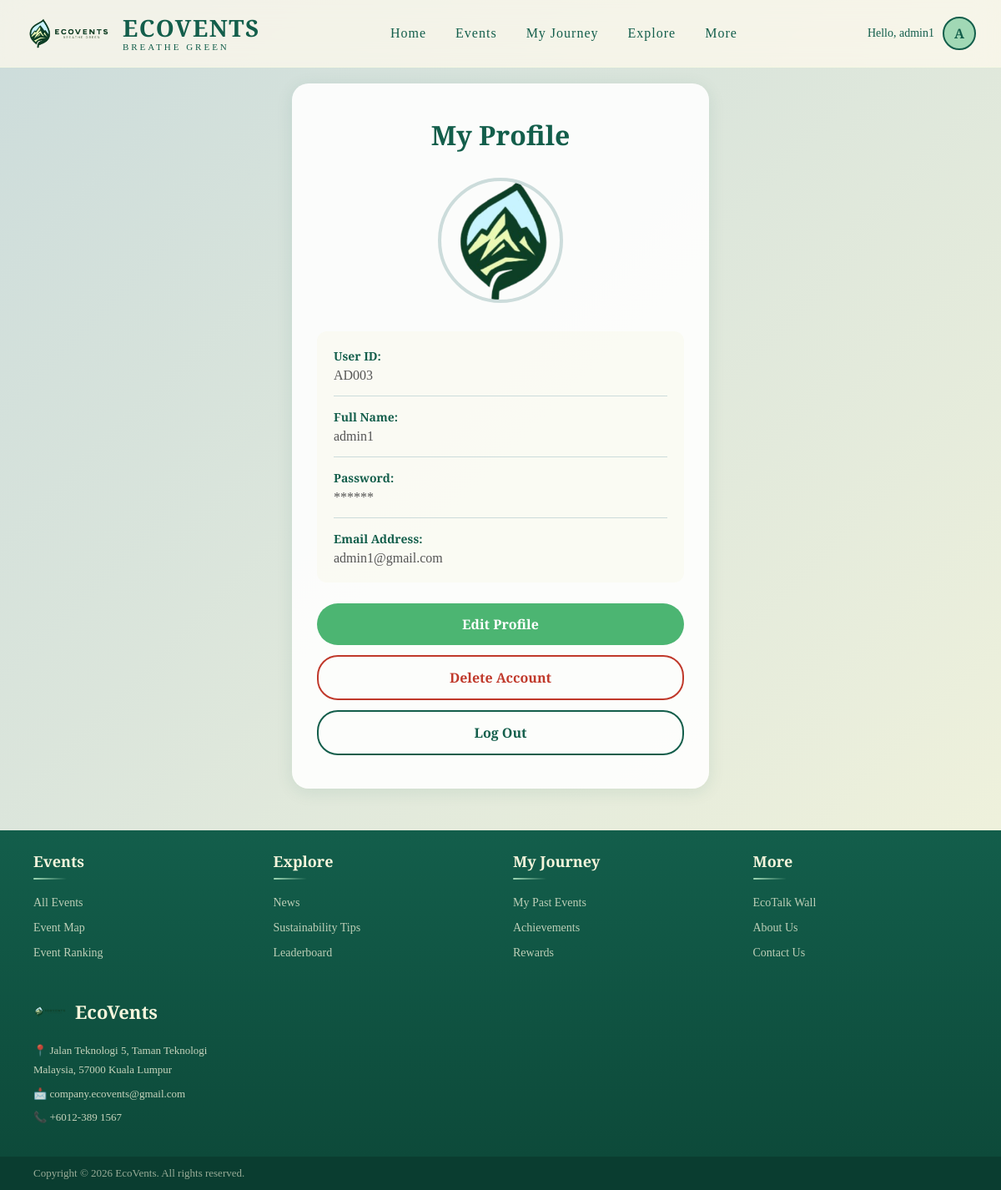
The app's page /participantPage/profile.php (signed in) with its own data.
### tables this page shows
CREATE TABLE `organizer_user` (
  `user_id` int(11) NOT NULL,
  `password` varchar(255) NOT NULL,
  `name` varchar(255) NOT NULL,
  `email` varchar(255) NOT NULL,
  `role` varchar(255) NOT NULL,
  `google_id` varchar(255) DEFAULT NULL,
  `profile_image` int(11) DEFAULT NULL,
  `event_id` int(11) DEFAULT NULL,
  `event_name` varchar(255) DEFAULT NULL,
  `acc_status` varchar(255) NOT NULL,
  `points` int(11) NOT NULL
);

### participantPage/profile.php (the view, shortened to what this page needs)
<?php
include "../guestPage/connect.php";
$user_id = $_SESSION['user_id'];
$sql = "SELECT * FROM organizer_user WHERE user_id = $user_id";
$result = mysqli_query($dbConn, $sql);
if(mysqli_num_rows($result) > 0){
    $user = mysqli_fetch_assoc($result);
    $name = $user['name'];
    $password = $user['password'];
    $email = $user['email'];
    $profile_image = $user['profile_image'];
    $display_id = $_SESSION['display_id'];
} else {
    $name = "User";
    $password = "";
    $email = "";
    $profile_image = "../imagessssss/LOGO.png";
    $display_id = "";
}
$masked_password = str_repeat('*', strlen($password));
?>
<!DOCTYPE html>
<html lang="en">
<head>
    <link rel="stylesheet" href="homep.css">
</head>
<body>
<?php include 'particNavigation.php';?>
    <div class="profile-container">
        <h1>My Profile</h1>
        <div class="profile-image-container">
            <img src="../uploads/LOGO.png" alt="Profile Image" class="profile-image">
        </div>
        <div class="profile-info">
            <div class="info-row">
                <div class="info-label">User ID:</div>
                <div class="info-value"><?php echo $display_id; ?></div>
            </div>
            <div class="info-row">
                <div class="info-label">Full Name:</div>
                <div class="info-value"><?php echo $name; ?></div>
            </div>
            <div class="info-row">
                <div class="info-label">Password:</div>
                <div class="info-value" style="display: flex; align-items: center; gap: 10px;">
                    <span id="password-text"><?php echo $masked_password; ?></span>
                </div>
            </div>
            <div class="info-row">
                <div class="info-label">Email Address:</div>
                <div class="info-value"><?php echo $email; ?></div>
            </div>
        </div>
        <div class="profile-buttons">
            <a href="edit_profile.php">
                <button class="profile-btn btn-edit">Edit Profile</button>
            </a>
            <a href="delete_confirm.php">
                <button class="profile-btn btn-delete">Delete Account</button>
            </a>
            <a href="../guestPage/Logout.php">
                <button class="profile-btn btn-logout">Log Out</button>
            </a>
        </div>
    </div>
<?php include 'particFooter.php';?>
</body>
</html>

### participantPage/particNavigation.php (shortened to what this page needs)
<nav id="navbar">
    <div class="nav-container">
        <a href="homep.php" class="logo-container">
            <img src="../imagessssss/LOGO.png" class="logo-image">
            <div class="logo-text">
                <span class="brand-name">ECOVENTS</span>
                <span class="tagline">BREATHE GREEN</span>
            </div>
        </a>
        <ul class="nav-links">
            <li><a href="homep.php" class="active">Home</a></li>
            <li class="nav-dropdown">
                <a>Events</a>
            </li>
            <li class="nav-dropdown">
                <a>My Journey</a>
            </li>
            <li class="nav-dropdown">
                <a>Explore</a>
            </li>
            <li class="nav-dropdown">
                <a>More</a>
            </li>
        </ul>
        <div class="nav-profile">
            <a href="profile.php" class="profile-link">
                <span class="profile-greeting">Hello, <?php echo $name; ?></span>
                <div class="profile-avatar">
                    <?php if($profile_image && $profile_image != '0'): ?>
                        <img src="<?php echo $profile_image; ?>" alt="Profile">
                    <?php else: ?>
                        <span><?php echo strtoupper(substr($name, 0, 1)); ?></span>
                    <?php endif; ?>
                </div>
            </a>
        </div>
    </div>
</nav>

### participantPage/homep.css (style rules this page uses)
* { margin: 0; padding: 0; box-sizing: border-box; }
a, button { color: inherit; text-decoration: none; }
:root { --primary-green: #135E4B; --secondary-green: #4CB572; --light-green: #A1D8B5; --lightest-green: #CCDCDB; --cream: #F5F5DC; --transition: all 0.6s cubic-bezier(0.22, 1, 0.36, 1); }
body { font-family: 'Playfair Display', serif; background: linear-gradient(135deg, var(--lightest-green), var(--cream)); color: var(--primary-green); overflow-x: hidden; position: relative; min-height: 900px; }
nav { position: fixed; top: 0px; left: 0; width: 100%; background: rgba(255,250,238,0.73); backdrop-filter: blur(14px); border-bottom: 1px solid rgba(244,254,219,0.4); z-index: 1000; }
.nav-container { max-width: 1400px; margin: 0 auto; padding: 0 30px; height: 80px; display: flex; justify-content: space-between; align-items: center; }
.logo-container { display: flex; align-items: center; gap: 12px; text-decoration: none; }
.logo-image { height: 55px; }
.logo-text { display: flex; flex-direction: column; align-items: flex-start; justify-content: center; line-height: 1; }
.logo-text .brand-name { font-size: 28px; font-weight: 800; font-family: 'Playfair Display', serif; color: var(--primary-green); letter-spacing: 1.5px; }
.logo-text .tagline { margin-top: 4px; font-size: 11px; font-weight: 500; font-family: 'Playfair Display', serif; color: var(--primary-green); letter-spacing: 3px; }
.nav-links { display: flex; list-style: none; gap: 35px; align-items: center; }
.nav-links a { text-decoration: none; color: var(--primary-green); font-weight: 500; letter-spacing: 1px; position: relative; cursor: pointer; display: block; padding: 8px 0; }
.nav-dropdown { position:relative; }
.nav-profile { display: flex; align-items: center; }
.profile-link { display: flex; align-items: center; gap: 10px; text-decoration: none; color: var(--primary-green); }
.profile-greeting { font-family: 'Tinos', serif; font-size: 14px; font-weight: 500; }
.profile-avatar { width: 40px; height: 40px; border-radius: 50%; background: var(--light-green); display: flex; align-items: center; justify-content: center; overflow: hidden; border: 2px solid var(--primary-green); }
.profile-avatar span { font-family: 'Playfair Display', serif; font-size: 16px; font-weight: 700; color: var(--primary-green); }
.profile-container { max-width: 500px; margin: 100px auto 50px; padding: 40px 30px; background: rgba(255, 255, 255, 0.9); border-radius: 20px; box-shadow: 0 4px 20px rgba(19, 94, 75, 0.1); }
.profile-container h1 { font-family: 'Playfair Display', serif; font-size: 32px; color: var(--primary-green); text-align: center; margin-bottom: 30px; }
.profile-image-container { text-align: center; margin-bottom: 30px; }
.profile-image { width: 150px; height: 150px; border-radius: 50%; object-fit: cover; border: 4px solid var(--lightest-green); }
.profile-info { background: rgba(245, 245, 220, 0.3); padding: 20px; border-radius: 12px; margin-bottom: 25px; }
.info-row { margin-bottom: 15px; padding-bottom: 15px; border-bottom: 1px solid var(--lightest-green); }
.info-row:last-child { margin-bottom: 0; padding-bottom: 0; border-bottom: none; }
.info-label { font-family: 'Playfair Display', serif; font-size: 14px; font-weight: 600; color: var(--primary-green); margin-bottom: 5px; }
.info-value { font-family: 'Tinos', serif; font-size: 16px; color: #555; }
.profile-buttons { display: flex; flex-direction: column; gap: 12px; margin-top: 25px; }
.profile-btn { width: 100%; padding: 14px 20px; border-radius: 25px; font-family: 'Tinos', serif; font-size: 16px; font-weight: 600; cursor: pointer; border: none; transition: all 0.3s ease; }
.btn-edit { background: var(--secondary-green); color: white; }
.btn-delete { background: transparent; color: #c0392b; border: 2px solid #c0392b; }
.btn-logout { background: transparent; color: var(--primary-green); border: 2px solid var(--primary-green); }

### records on screen
organizer_user: name "admin1", name "A", password "******", email "admin1@gmail.com"

### other values on screen
$display_id "AD003"
